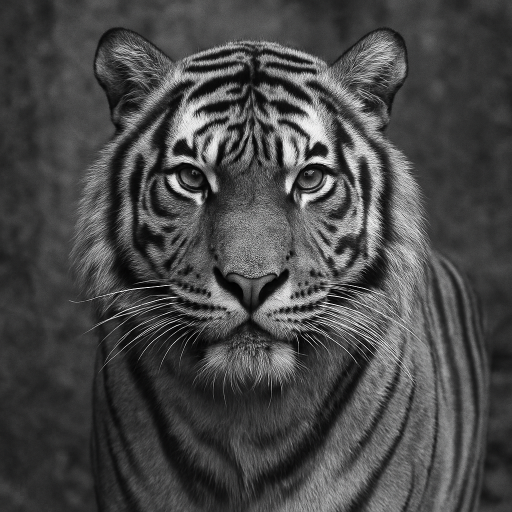
#> input picture images/tiger.png, 1024 x 1024 px (shown at 1/2 size)
$ jupyter execute 1.ipynb
#> lines starting #> are read from the running program, lines starting #| are printed output that depends on the picture; after the words box and inside, x2 and y2 are one past the last pixel; in counts of white or black regions, pixels touching at a corner belong together
# Step 1: Import Libraries

[cell 1]
import cv2
import numpy as np
import matplotlib.pyplot as plt

# Utility Function to Display Images

[cell 2]
def show_image(img, title='', cmap='gray'):
    plt.imshow(img, cmap=cmap)
    plt.title(title)
    plt.axis('off')
    plt.show()

# Step 2: Load and Resize the Image to 512x512 (if not already)

[cell 3]
image = cv2.imread('images/tiger.png', cv2.IMREAD_GRAYSCALE)
#> image: shape (1024, 1024); min 0, max 255, mean 71.8
image = cv2.resize(image, (512, 512))
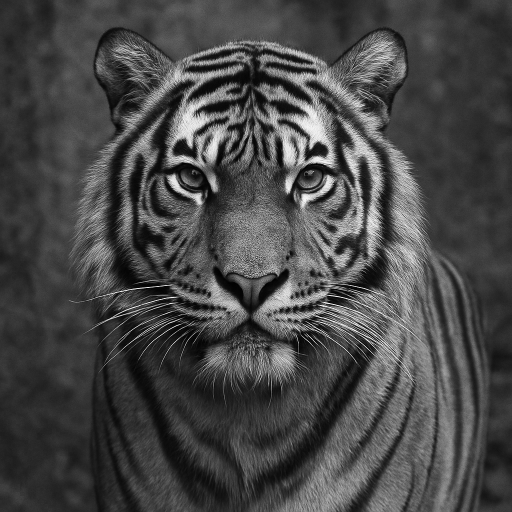
#> image: shape (512, 512); min 0, max 247, mean 71.9

show_image(image, title='Original 512x512 Image')

[cell 4]
# Step 3: Downsample Spatial Resolution by Half Each Time

res_256 = cv2.resize(image, (256, 256))
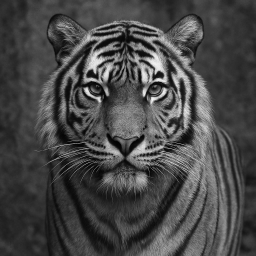
#> res_256: shape (256, 256); min 2, max 245, mean 72
res_128 = cv2.resize(res_256, (128, 128))
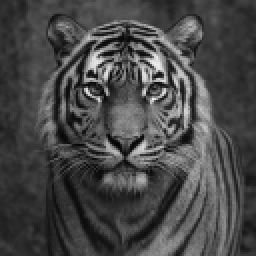
#> res_128: shape (128, 128) (shown 2 times larger); min 3, max 240, mean 72.1
res_64 = cv2.resize(res_128, (64, 64))
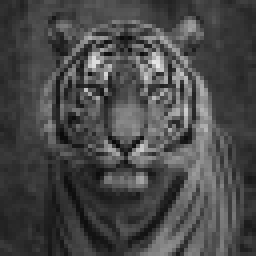
#> res_64: shape (64, 64) (shown 4 times larger); min 9, max 233, mean 72.2

# Upsample to 512x512 for visual consistency
up_res_256 = cv2.resize(res_256, (512, 512), interpolation=cv2.INTER_NEAREST)
up_res_128 = cv2.resize(res_128, (512, 512), interpolation=cv2.INTER_NEAREST)
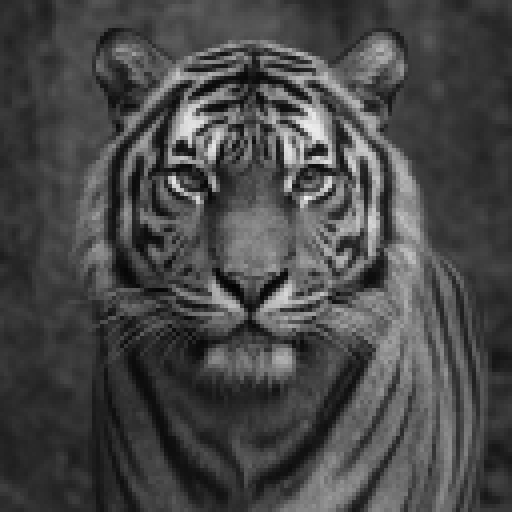
#> up_res_128: shape (512, 512); min 3, max 240, mean 72.1
up_res_64 = cv2.resize(res_64, (512, 512), interpolation=cv2.INTER_NEAREST)
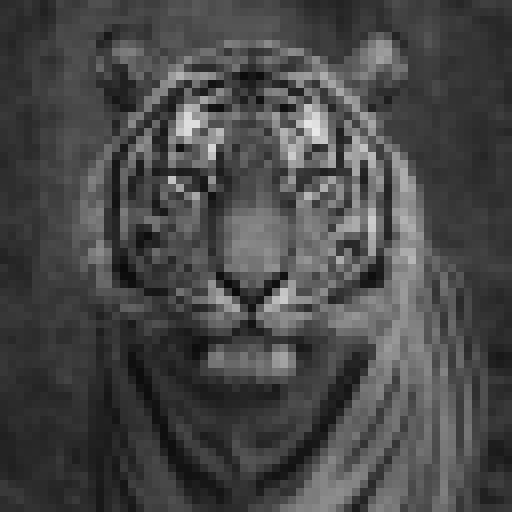
#> up_res_64: shape (512, 512); min 9, max 233, mean 72.2

# Display results
fig, axs = plt.subplots(1, 3, figsize=(15, 5))
axs[0].imshow(up_res_256, cmap='gray')
axs[0].set_title('Resolution: 256x256 → 512x512')
axs[1].imshow(up_res_128, cmap='gray')
axs[1].set_title('Resolution: 128x128 → 512x512')
axs[2].imshow(up_res_64, cmap='gray')
axs[2].set_title('Resolution: 64x64 → 512x512')
for ax in axs:
    ax.axis('off')
plt.tight_layout()
plt.show()

[cell 5]
# Step 4: Decrease Intensity Resolution (Bit Depth)

def reduce_bit_depth(img, bits):
    levels = 2 ** bits
    factor = 256 // levels
    return (img // factor) * factor

plt.figure(figsize=(15, 3))
for i, bits in enumerate(range(7, 0, -1)):
    reduced_img = reduce_bit_depth(image, bits)
    plt.subplot(1, 7, i+1)
    plt.imshow(reduced_img, cmap='gray')
    plt.title(f'{2**bits} levels')
    plt.axis('off')

# 1-bit (binary)
binary_img = reduce_bit_depth(image, 1)
#> in reduce_bit_depth (call 8), `return (img // factor) * factor`:
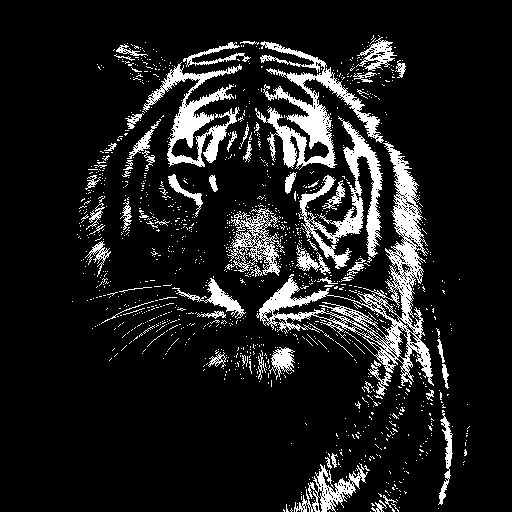
#> returned value: shape (512, 512); values 0 (black) and 128 (white), 11.6% white; 1230 white regions (1167 under 20 px), largest, box (x1, y1, x2, y2) and area: (256, 142, 434, 386) 7040, (255, 41, 384, 170) 4516, (299, 116, 383, 269) 3386
plt.figure()
plt.imshow(binary_img, cmap='gray')
plt.title('1-bit (Binary Image)')
plt.axis('off')
plt.show()
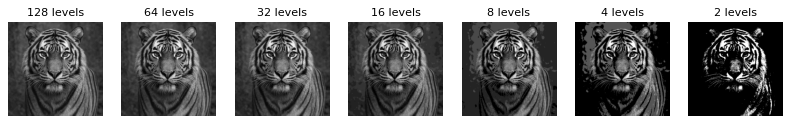
#> figure drawn by matplotlib, 7 panels

[cell 6]
# Step 6: Threshold Segmentation from Histogram

# Manual threshold at 127
_, thresholded = cv2.threshold(image, 127, 255, cv2.THRESH_BINARY)

# OR use Otsu’s method for automatic thresholding
_, otsu_thresh = cv2.threshold(image, 0, 255, cv2.THRESH_BINARY + cv2.THRESH_OTSU)
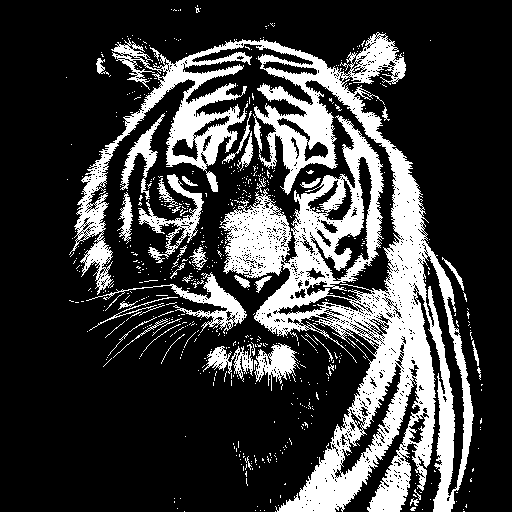
#> otsu_thresh: shape (512, 512); 23.9% white; 646 white regions (601 under 20 px), largest, box (x1, y1, x2, y2) and area: (69, 32, 474, 512) 52678, (86, 272, 247, 334) 1624, (138, 174, 204, 263) 1375

plt.figure(figsize=(10, 4))
plt.subplot(1, 2, 1)
plt.imshow(thresholded, cmap='gray')
plt.title('Manual Threshold (127)')
plt.axis('off')

plt.subplot(1, 2, 2)
plt.imshow(otsu_thresh, cmap='gray')
plt.title(f'Otsu Threshold ({int(_):d})')
plt.axis('off')

plt.tight_layout()
plt.show()

$ run again, with images/1.png copied over images/tiger.png
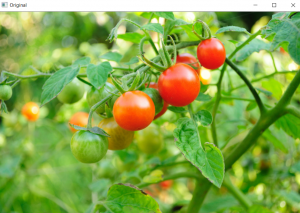
#> input picture images/1.png, 300 x 213 px
#> in reduce_bit_depth (call 8), `return (img // factor) * factor`:
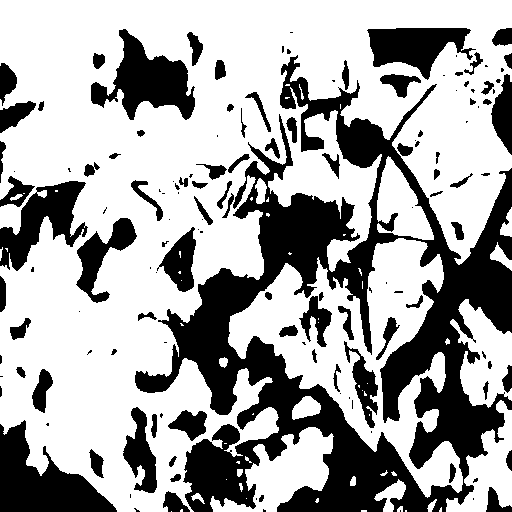
#> returned value: shape (512, 512); values 0 (black) and 128 (white), 65.5% white; 140 black regions (59 under 20 px), largest, box (x1, y1, x2, y2) and area: (135, 55, 512, 512) 55513, (0, 420, 117, 512) 5354, (91, 29, 195, 120) 4407
#> `_, otsu_thresh = cv2.threshold(image, 0, 255, cv2.THRESH_BINARY + cv2...`:
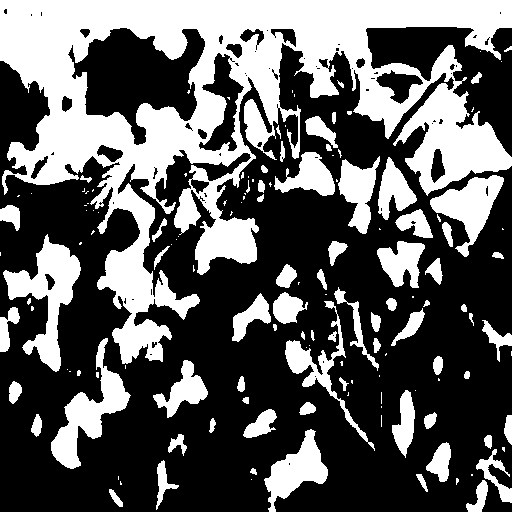
#> otsu_thresh: shape (512, 512); 36.9% white; 143 white regions (69 under 20 px), largest, box (x1, y1, x2, y2) and area: (0, 0, 512, 364) 63178, (3, 234, 81, 372) 3978, (51, 338, 131, 469) 3255
